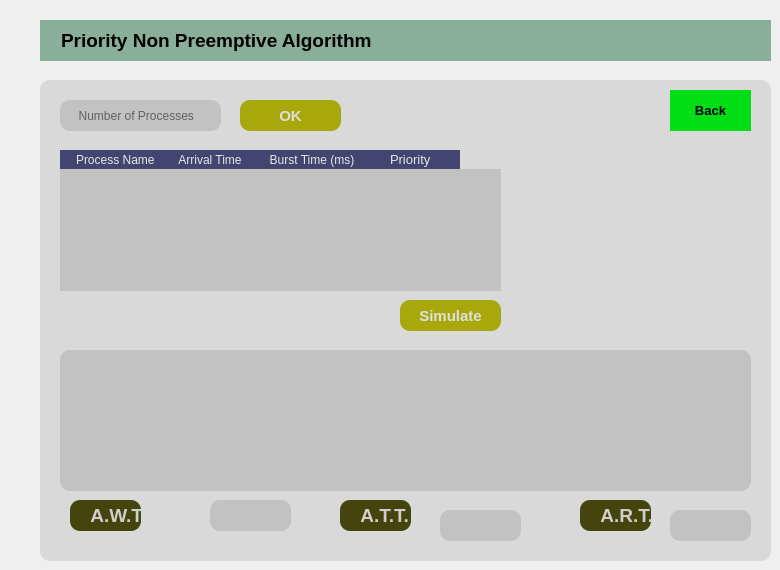
    <widget class="QWidget" name="tab_8">
     <attribute name="title">
      <string>Priority_NP</string>
     </attribute>
     <widget class="QLabel" name="label_15">
      <property name="geometry">
       <rect>
        <x>40</x>
        <y>20</y>
        <width>731</width>
        <height>41</height>
       </rect>
      </property>
      <property name="font">
       <font>
        <family>Arial</family>
        <pointsize>14</pointsize>
        <weight>75</weight>
        <bold>true</bold>
       </font>
      </property>
      <property name="styleSheet">
       <string notr="true">background-color: rgb(137, 175, 155);</string>
      </property>
      <property name="text">
       <string>    Priority Non Preemptive Algorithm</string>
      </property>
     </widget>
     <widget class="QGroupBox" name="groupBox_8">
      <property name="enabled">
       <bool>true</bool>
      </property>
      <property name="geometry">
       <rect>
        <x>40</x>
        <y>80</y>
        <width>731</width>
        <height>481</height>
       </rect>
      </property>
      <property name="font">
       <font>
        <pointsize>9</pointsize>
        <weight>75</weight>
        <bold>true</bold>
       </font>
      </property>
      <property name="styleSheet">
       <string notr="true">background-color: rgb(217, 217, 217);
border-radius: 10px;</string>
      </property>
      <property name="title">
       <string/>
      </property>
      <widget class="QGraphicsView" name="graphicsView_5">
       <property name="geometry">
        <rect>
         <x>20</x>
         <y>270</y>
         <width>691</width>
         <height>141</height>
        </rect>
       </property>
       <property name="styleSheet">
        <string notr="true">background-color: rgb(194, 194, 194);</string>
       </property>
      </widget>
      <widget class="QLineEdit" name="lineEdit_10">
       <property name="geometry">
        <rect>
         <x>630</x>
         <y>430</y>
         <width>81</width>
         <height>31</height>
        </rect>
       </property>
       <property name="styleSheet">
        <string notr="true">background-color: rgb(194, 194, 194);</string>
       </property>
       <property name="readOnly">
        <bool>true</bool>
       </property>
       <property name="placeholderText">
        <string/>
       </property>
      </widget>
      <widget class="QPushButton" name="pushButton_26">
       <property name="geometry">
        <rect>
         <x>630</x>
         <y>10</y>
         <width>81</width>
         <height>41</height>
        </rect>
       </property>
       <property name="font">
        <font>
         <pointsize>10</pointsize>
         <weight>75</weight>
         <bold>true</bold>
        </font>
       </property>
       <property name="styleSheet">
        <string notr="true">background-color: rgb(2, 222, 22);
border-radius:0px;
</string>
       </property>
       <property name="text">
        <string>Back</string>
       </property>
       <property name="iconSize">
        <size>
         <width>27</width>
         <height>27</height>
        </size>
       </property>
      </widget>
      <widget class="QLineEdit" name="lineEdit_9">
       <property name="geometry">
        <rect>
         <x>20</x>
         <y>20</y>
         <width>161</width>
         <height>31</height>
        </rect>
       </property>
       <property name="font">
        <font>
         <family>Arial</family>
        </font>
       </property>
       <property name="styleSheet">
        <string notr="true">background-color: rgb(194, 194, 194);</string>
       </property>
       <property name="placeholderText">
        <string>     Number of Processes</string>
       </property>
      </widget>
      <widget class="QPushButton" name="pushButton_24">
       <property name="enabled">
        <bool>true</bool>
       </property>
       <property name="geometry">
        <rect>
         <x>200</x>
         <y>20</y>
         <width>101</width>
         <height>31</height>
        </rect>
       </property>
       <property name="font">
        <font>
         <family>Arial</family>
         <pointsize>11</pointsize>
         <weight>75</weight>
         <bold>true</bold>
        </font>
       </property>
       <property name="styleSheet">
        <string notr="true">background-color: rgb(168, 168, 13);
color: rgb(223, 223, 223);</string>
       </property>
       <property name="text">
        <string>OK</string>
       </property>
       <property name="shortcut">
        <string>Return</string>
       </property>
      </widget>
      <widget class="QPushButton" name="pushButton_25">
       <property name="enabled">
        <bool>true</bool>
       </property>
       <property name="geometry">
        <rect>
         <x>360</x>
         <y>220</y>
         <width>101</width>
         <height>31</height>
        </rect>
       </property>
       <property name="font">
        <font>
         <family>Arial</family>
         <pointsize>11</pointsize>
         <weight>75</weight>
         <bold>true</bold>
        </font>
       </property>
       <property name="styleSheet">
        <string notr="true">background-color: rgb(168, 168, 13);
color: rgb(223, 223, 223);</string>
       </property>
       <property name="text">
        <string>Simulate</string>
       </property>
       <property name="shortcut">
        <string>Return</string>
       </property>
      </widget>
      <widget class="QTableWidget" name="tableWidget_7">
       <property name="geometry">
        <rect>
         <x>20</x>
         <y>70</y>
         <width>441</width>
         <height>141</height>
        </rect>
       </property>
       <property name="font">
        <font>
         <family>Arial</family>
        </font>
       </property>
       <property name="styleSheet">
        <string notr="true">QHeaderView::section  {
    background-color: rgb(68, 68, 113);
    color: rgb(231, 231, 231);
	border:rgb(68, 68, 113);;
    text-align: left;
	padding-left: 4px;
}
QTableCornerButton::section {
    background-color:rgb(68, 68, 113);
    border: 1px solid #3A3939;
    border-radius: 0px;
}

QTableView
{
	background-color: rgb(194, 194, 194);
	border-radius: 0px;
}

QTableView, QHeaderView
{
    border-radius: 0px;
	selection-background-color: rgb(194, 194, 194);
}

QTableView::item::pressed
{
    background-color: rgb(126, 126, 126);
}


QScrollBar:horizontal
{
    background-color: rgb(194, 194, 194);

}
QScrollBar:vertical
{
    background-color: rgb(194, 194, 194);

}

QTableWidget::item:hover {
	border: 1px solid #47476a;
	border-radius: 8px;
	background-color: #909090;
}


</string>
       </property>
       <property name="frameShape">
        <enum>QFrame::StyledPanel</enum>
       </property>
       <property name="autoScroll">
        <bool>false</bool>
       </property>
       <property name="horizontalScrollMode">
        <enum>QAbstractItemView::ScrollPerPixel</enum>
       </property>
       <column>
        <property name="text">
         <string>  Process Name</string>
        </property>
        <property name="font">
         <font>
          <family>MS Shell Dlg 2</family>
          <pointsize>9</pointsize>
         </font>
        </property>
        <property name="textAlignment">
         <set>AlignCenter</set>
        </property>
       </column>
       <column>
        <property name="text">
         <string>  Arrival Time   </string>
        </property>
        <property name="font">
         <font>
          <family>MS Shell Dlg 2</family>
          <pointsize>9</pointsize>
         </font>
        </property>
        <property name="textAlignment">
         <set>AlignCenter</set>
        </property>
       </column>
       <column>
        <property name="text">
         <string>  Burst Time (ms)  </string>
        </property>
        <property name="font">
         <font>
          <family>MS Shell Dlg 2</family>
          <pointsize>9</pointsize>
         </font>
        </property>
        <property name="textAlignment">
         <set>AlignCenter</set>
        </property>
       </column>
       <column>
        <property name="text">
         <string>  Priority   </string>
        </property>
        <property name="font">
         <font>
          <family>MS Shell Dlg 2</family>
          <pointsize>10</pointsize>
          <weight>50</weight>
          <bold>false</bold>
         </font>
        </property>
        <property name="textAlignment">
         <set>AlignCenter</set>
        </property>
       </column>
      </widget>
      <widget class="QPushButton" name="pushButton_39">
       <property name="geometry">
        <rect>
         <x>600</x>
         <y>220</y>
         <width>41</width>
         <height>41</height>
        </rect>
       </property>
       <property name="styleSheet">
        <string notr="true"/>
       </property>
       <property name="text">
        <string/>
       </property>
       <property name="icon">
        <iconset>
         <normaloff>ZoomIn.png</normaloff>ZoomIn.png</iconset>
       </property>
       <property name="iconSize">
        <size>
         <width>25</width>
         <height>30</height>
        </size>
       </property>
      </widget>
      <widget class="QPushButton" name="pushButton_40">
       <property name="geometry">
        <rect>
         <x>660</x>
         <y>220</y>
         <width>41</width>
         <height>41</height>
        </rect>
       </property>
       <property name="styleSheet">
        <string notr="true"/>
       </property>
       <property name="text">
        <string/>
       </property>
       <property name="icon">
        <iconset>
         <normaloff>ZoomOut.png</normaloff>ZoomOut.png</iconset>
       </property>
       <property name="iconSize">
        <size>
         <width>25</width>
         <height>30</height>
        </size>
       </property>
      </widget>
      <widget class="QLineEdit" name="lineEdit_38">
       <property name="geometry">
        <rect>
         <x>400</x>
         <y>430</y>
         <width>81</width>
         <height>31</height>
        </rect>
       </property>
       <property name="styleSheet">
        <string notr="true">background-color: rgb(194, 194, 194);</string>
       </property>
       <property name="readOnly">
        <bool>true</bool>
       </property>
       <property name="placeholderText">
        <string/>
       </property>
      </widget>
      <widget class="QLineEdit" name="lineEdit_39">
       <property name="geometry">
        <rect>
         <x>170</x>
         <y>420</y>
         <width>81</width>
         <height>31</height>
        </rect>
       </property>
       <property name="styleSheet">
        <string notr="true">background-color: rgb(194, 194, 194);</string>
       </property>
       <property name="readOnly">
        <bool>true</bool>
       </property>
       <property name="placeholderText">
        <string/>
       </property>
      </widget>
      <widget class="QLabel" name="label_75">
       <property name="geometry">
        <rect>
         <x>300</x>
         <y>420</y>
         <width>71</width>
         <height>31</height>
        </rect>
       </property>
       <property name="font">
        <font>
         <family>Arial</family>
         <pointsize>14</pointsize>
         <weight>75</weight>
         <bold>true</bold>
        </font>
       </property>
       <property name="styleSheet">
        <string notr="true">background-color: rgb(68, 68, 13);
color: rgb(206, 206, 206);</string>
       </property>
       <property name="text">
        <string>    A.T.T.</string>
       </property>
      </widget>
      <widget class="QLabel" name="label_74">
       <property name="geometry">
        <rect>
         <x>540</x>
         <y>420</y>
         <width>71</width>
         <height>31</height>
        </rect>
       </property>
       <property name="font">
        <font>
         <family>Arial</family>
         <pointsize>14</pointsize>
         <weight>75</weight>
         <bold>true</bold>
        </font>
       </property>
       <property name="styleSheet">
        <string notr="true">background-color: rgb(68, 68, 13);
color: rgb(206, 206, 206);</string>
       </property>
       <property name="text">
        <string>    A.R.T.</string>
       </property>
      </widget>
      <widget class="QLabel" name="label_73">
       <property name="geometry">
        <rect>
         <x>30</x>
         <y>420</y>
         <width>71</width>
         <height>31</height>
        </rect>
       </property>
       <property name="font">
        <font>
         <family>Arial</family>
         <pointsize>14</pointsize>
         <weight>75</weight>
         <bold>true</bold>
        </font>
       </property>
       <property name="styleSheet">
        <string notr="true">background-color: rgb(68, 68, 13);
color: rgb(206, 206, 206);</string>
       </property>
       <property name="text">
        <string>    A.W.T.</string>
       </property>
      </widget>
     </widget>
    </widget>
